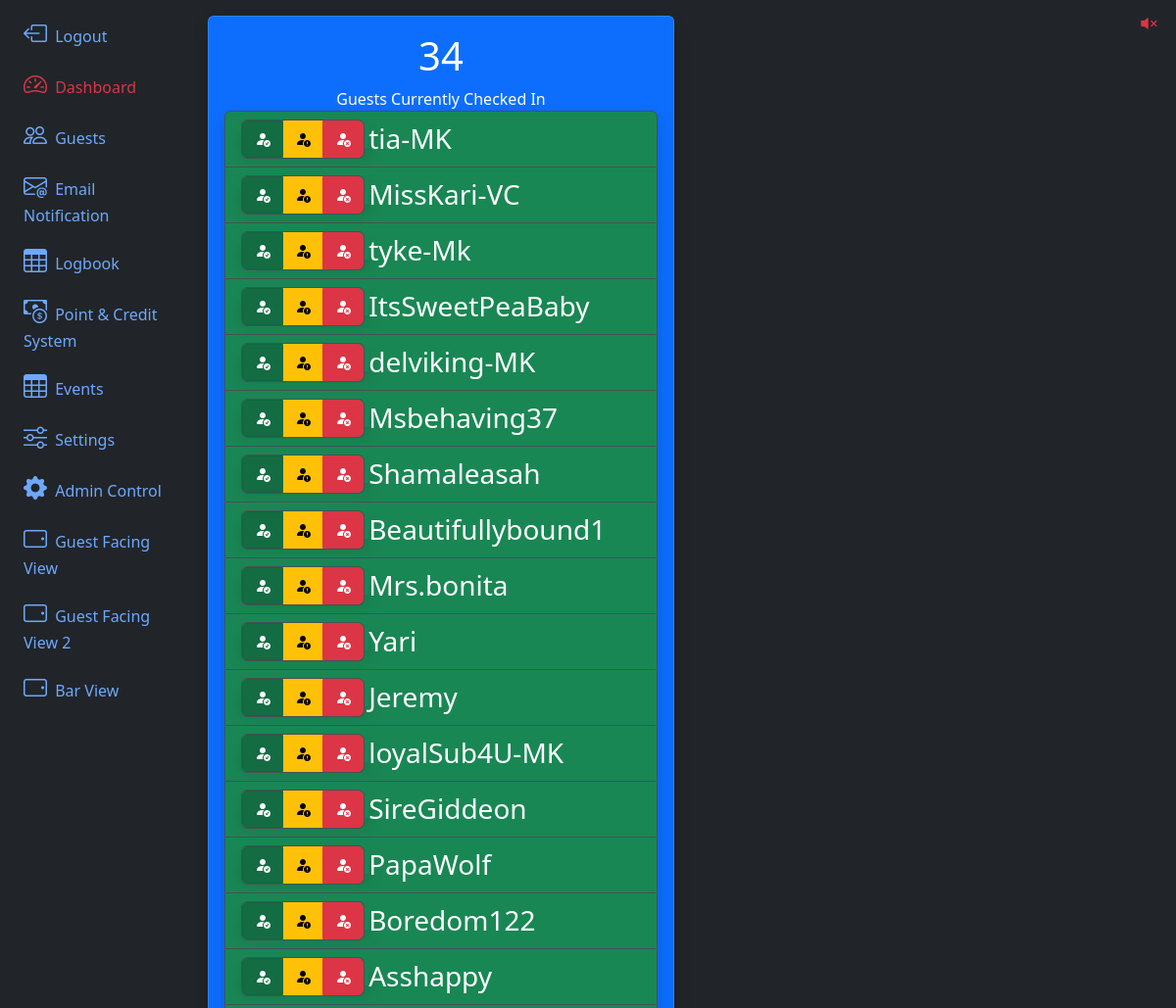
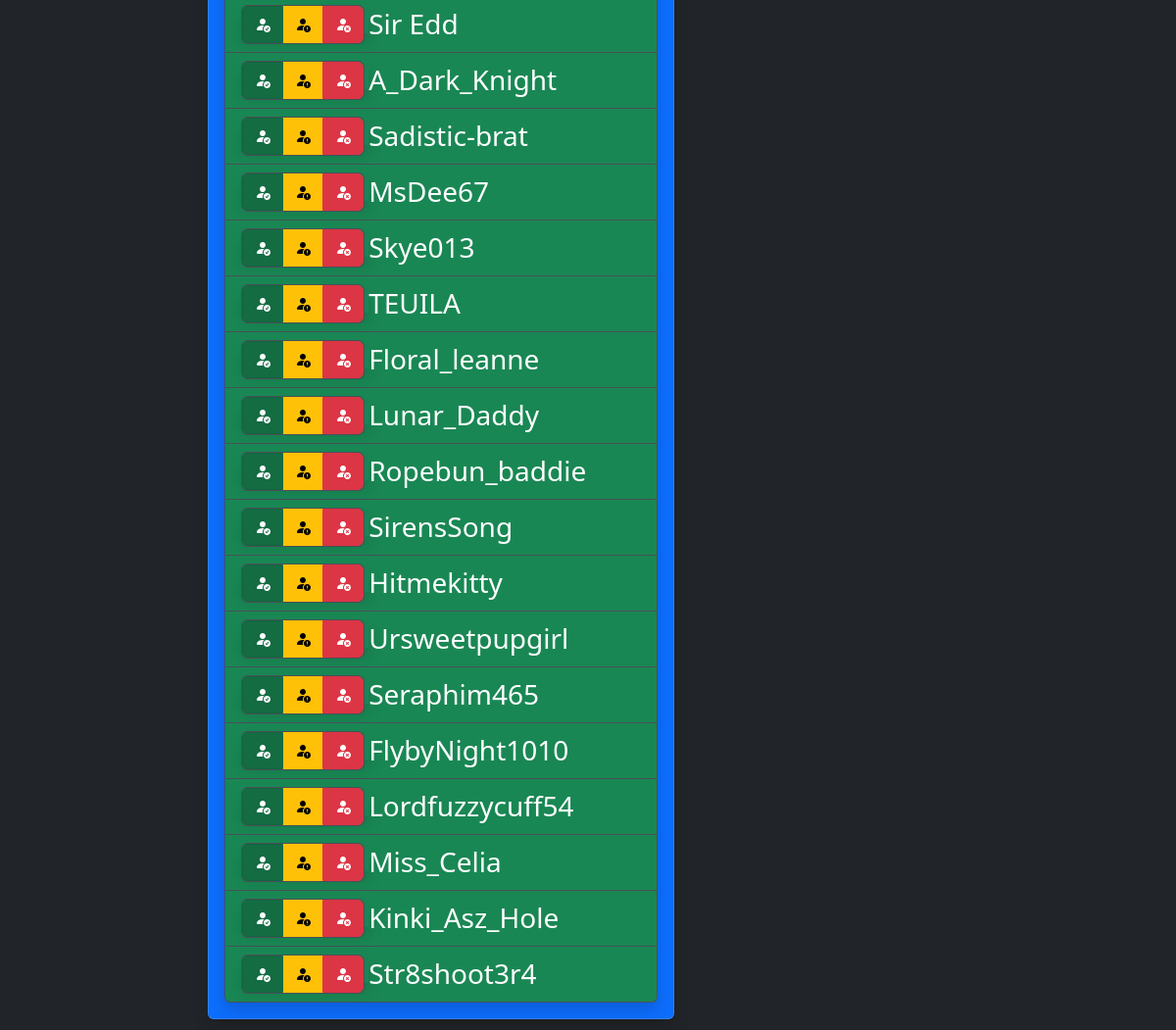
/dashboard/, run on the app's committed database (2 pictures, top to bottom).
### app/models.py (models this page shows, shortened)
@dataclass
class Guest(db.Model, UserMixin):
    id:int = db.Column(db.Integer, primary_key=True)
    uuid:str  = db.Column(db.String, unique=True, name="uuid")
    fetUsername:str  = db.Column(db.String(100) )
    name:str  = db.Column(db.String(100), nullable=False)
    email:str  = db.Column(db.String(200), nullable=False)
    phone:str  = db.Column(db.String(20))
    barStatus:int = db.Column(db.Integer, default=0)
    checkin_blocked:bool = db.Column(db.Boolean(), default=False)
    password:str  = db.Column(db.String(255))
    allow_qrcode_refresh:bool = db.Column(db.Boolean(), default=True)
    roles = db.relationship('Role', backref=db.backref('guests'), secondary=guest_role)
    performs = db.relationship('Addon', backref='guests', secondary='guest_addons')
    termsCheck:bool = db.Column(db.Boolean(), default=False)
    termsDate = db.Column(db.DateTime(timezone=True), server_default=func.now())
    membershipEmailSent:bool = db.Column(db.Boolean(), default=False)
    membershipEmailSentDate = db.Column(db.DateTime(timezone=True), server_default=None)
    membershipStart = db.Column(db.DateTime(timezone=True), server_default=None)
    membershipEnd = db.Column(db.DateTime(timezone=True), server_default=None)
    credit = db.relationship('GuestCredit',backref='guest')
    logbook = db.relationship('Guestlog', backref='guest')
    checkedIn:bool = db.Column(db.Boolean(), default=False)
    lastVisit = db.Column(db.DateTime(timezone=True), server_default=None)
    lastCheckOut = db.Column(db.DateTime(timezone=True), server_default=None)
    created_at = db.Column(db.DateTime(timezone=True), server_default=func.now())

### app/routes.py (the view)
@app.route("/dashboard/")
def dashboard():
    date = datetime.now()
    tommorowDate = (date+timedelta(days=1)).timestamp()
    thirtyDays = (date+timedelta(days=30)).timestamp()
    current_time = datetime.now(tz=tz.tzutc())
    last_24_hours = current_time - timedelta(hours=24)
    return render_template('dashboard.html', guests_checked_in=Guest.query.filter(Guest.checkedIn ==True).all(),
                           guests_recently_visited=Guest.query.filter(Guest.lastVisit > last_24_hours).all(),
                           guests_total_count=Guest.query.count(),
                           quests_top_5=db.session.query(Guest, func.count(Guestlog.id)).join(Guestlog).group_by(Guest.id).order_by(func.count(Guestlog.id).desc()).limit(5).all(),
                           todaysEvents=Event.query.filter(and_(Event.start <= date.timestamp(), date.timestamp() <= Event.end )).order_by(Event.start).all(),
                           )

### app/templates/dashboard.html (shortened to what this page needs)
{% extends 'layout.html' %}
{% block content %}
<div class="row  row-cols-xl-2 row-cols-md-1 g-4">
    <div class="col">
        <div class="card shadow text-bg-primary">
            <div class="card-body">
                <div class="rounded ">
                    <h1 id="guest-list-count" class="card-title text-center">{{guests_checked_in|length}}</h1>
                    <p class="card-text text-center">Guests Currently Checked In</p>
                </div>
                <ul class="list-group shadow">
                    {% for guest in guests_checked_in %}
                    <li id="userStateList-{{guest.id}}" {% if guest.barStatus %} {% if guest.barStatus==0 %}
                        class="list-group-item text-bg-success" {% elif guest.barStatus==1 %}
                        class="list-group-item text-bg-warning" {% elif guest.barStatus==2 %}
                        class="list-group-item text-bg-danger" {% endif %} {% else %}
                        class="list-group-item text-bg-success" {% endif %}>
                        <div class=" shadow d-inline">
                            <div class="border btn-group" role="group">
                                <label class="btn btn-success" for="userStateRadio-{{guest.id}}-0"><i
                                        class="bi bi-person-fill-check"></i></label>
                                <label class="btn btn-warning" for="userStateRadio-{{guest.id}}-1"><i
                                        class="bi-person-fill-exclamation"></i></label>
                                <label class="btn btn-danger" for="userStateRadio-{{guest.id}}-2"><i
                                        class="bi bi-person-fill-x"></i></label>
                            </div>
                        </div>
                        <h3 class=" d-inline align-middle">
                            {% if guest.fetUsername %}
                            {{guest.fetUsername |e}}
                            {% else %}
                            {{guest.name |e}}
                            {% endif %}
                        </h3>
                    </li>
                    {% endfor %}
                </ul>
            </div>
        </div>
    </div>
</div>
<div class="position-absolute top-0 end-0">
    <div class="btn-group" role="group" aria-label="Basic example">
        <button type="button" class="btn btn-outline-dark btn-lg" id="muteStatus">
            <i id="muteStatusIcon" class="bi bi-volume-mute-fill text-danger"></i>
        </button>
    </div>
</div>
<div class="toast-container position-absolute top-0 end-0 p-3" id="toast-container">
</div>
{% endblock content %}

### data on the page
Guest: fetUsername "tia-MK"
Guest: fetUsername "MissKari-VC"
Guest: fetUsername "tyke-Mk"
Guest: fetUsername "ItsSweetPeaBaby"
Guest: fetUsername "delviking-MK"
Guest: fetUsername "Msbehaving37"
Guest: fetUsername "Shamaleasah"
Guest: fetUsername "Beautifullybound1"
Guest: fetUsername "Mrs.bonita"
Guest: fetUsername "Yari"
Guest: fetUsername "Jeremy"
Guest: fetUsername "loyalSub4U-MK"
Guest: fetUsername "SireGiddeon"
Guest: fetUsername "PapaWolf"
Guest: fetUsername "Boredom122"
Guest: fetUsername "Asshappy"
Guest: fetUsername "Sir Edd"
Guest: fetUsername "A_Dark_Knight"
Guest: fetUsername "Sadistic-brat"
Guest: fetUsername "MsDee67"
Guest: fetUsername "Skye013"
Guest: fetUsername "TEUILA"
Guest: fetUsername "Floral_leanne"
Guest: fetUsername "Lunar_Daddy"
Guest: fetUsername "Ropebun_baddie"
Guest: fetUsername "SirensSong"
Guest: fetUsername "Hitmekitty"
Guest: fetUsername "Ursweetpupgirl"
Guest: fetUsername "Seraphim465"
Guest: fetUsername "FlybyNight1010"
Guest: fetUsername "Lordfuzzycuff54"
Guest: fetUsername "Miss_Celia"
Guest: fetUsername "Kinki_Asz_Hole"
Guest: fetUsername "Str8shoot3r4"

### other printed values
{{ guests_checked_in|length }} "34"
